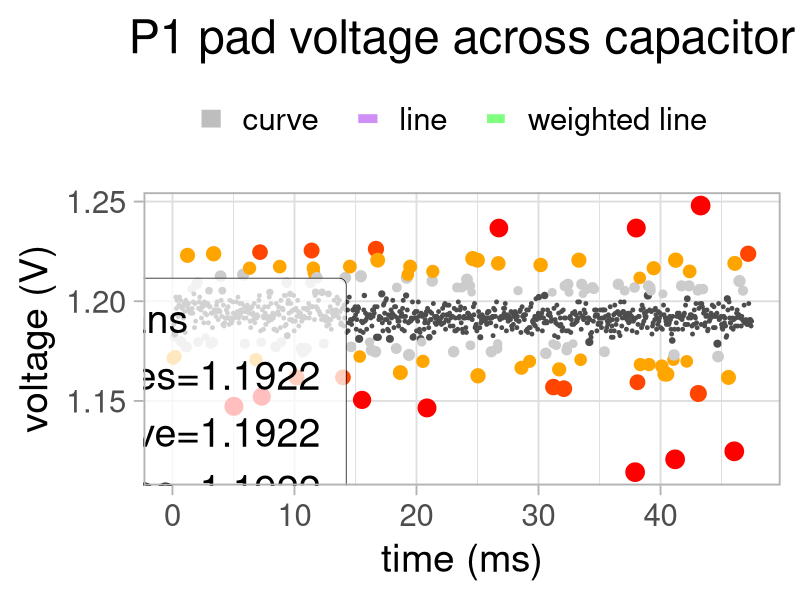
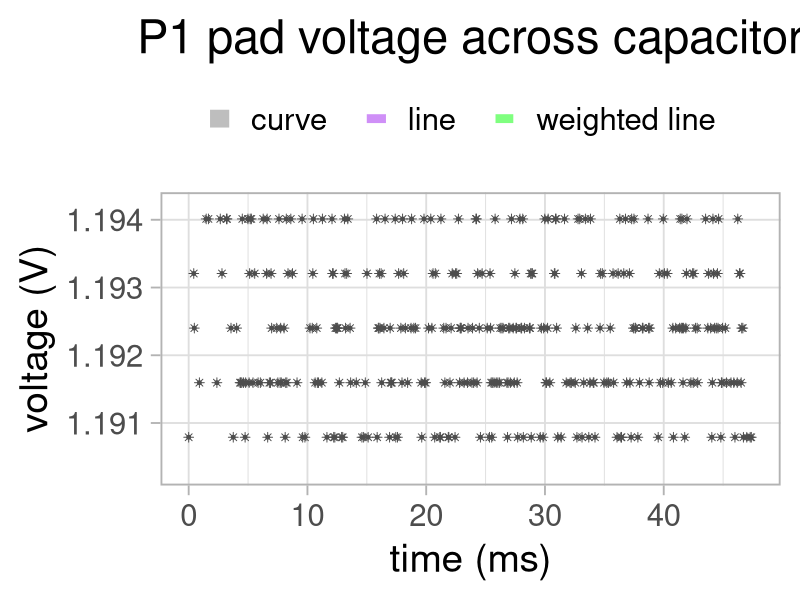
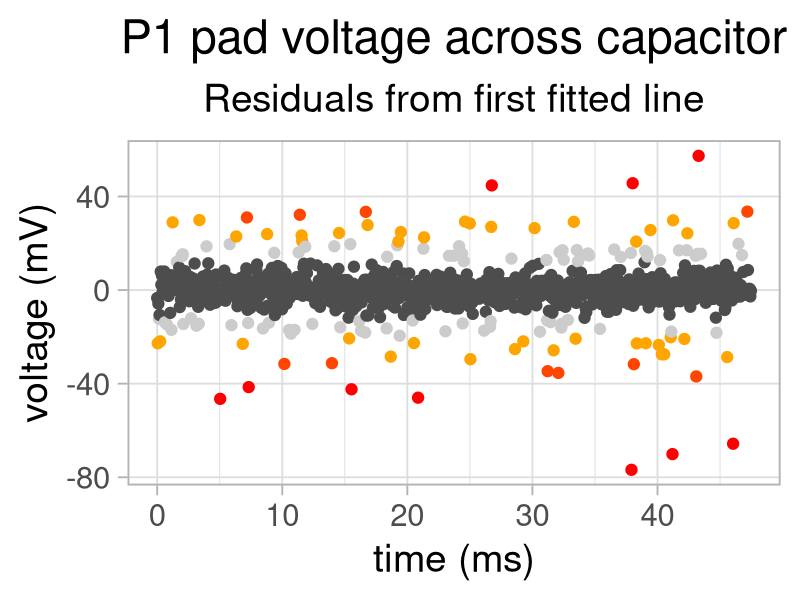
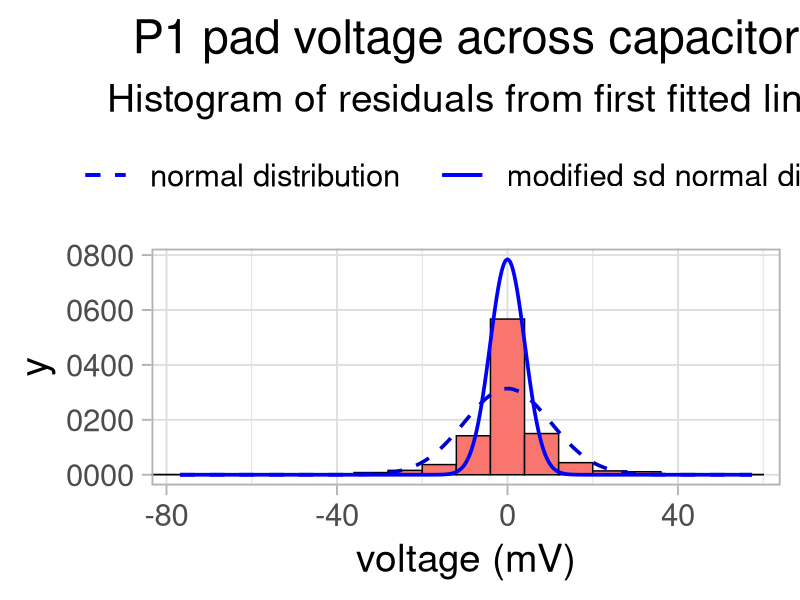
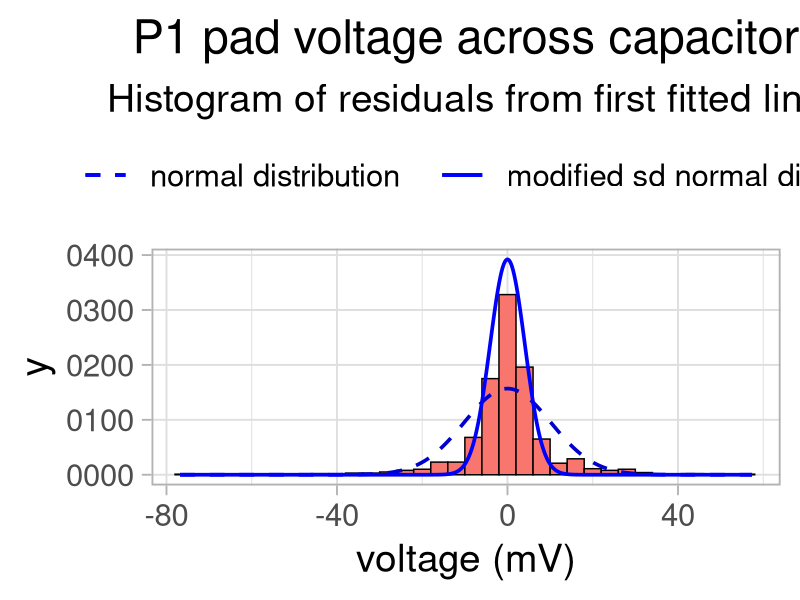
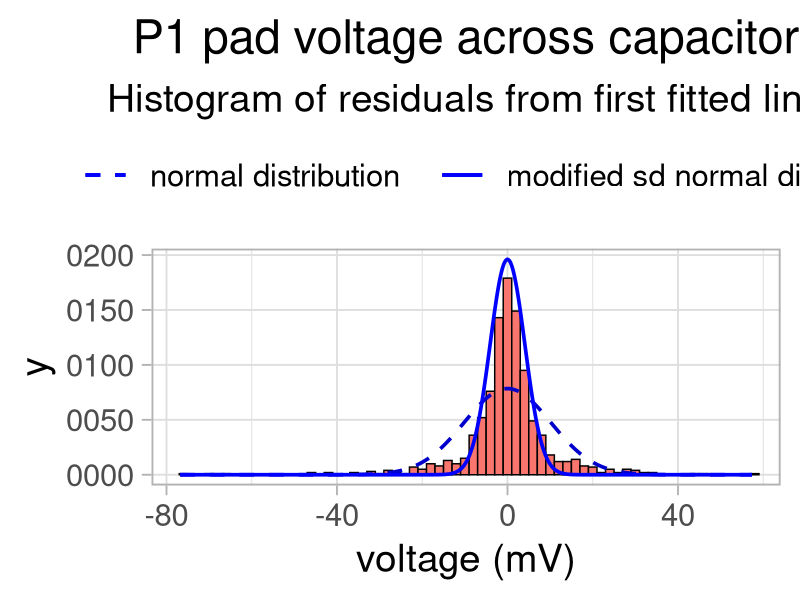
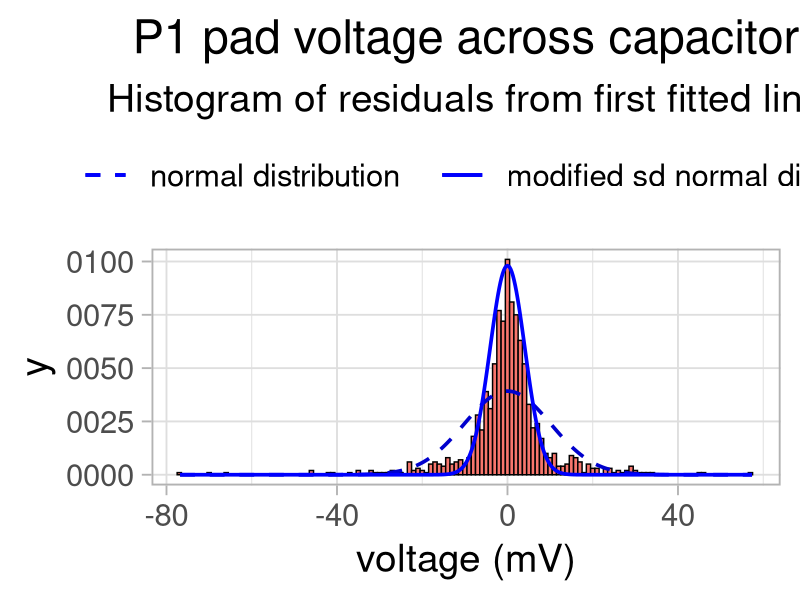
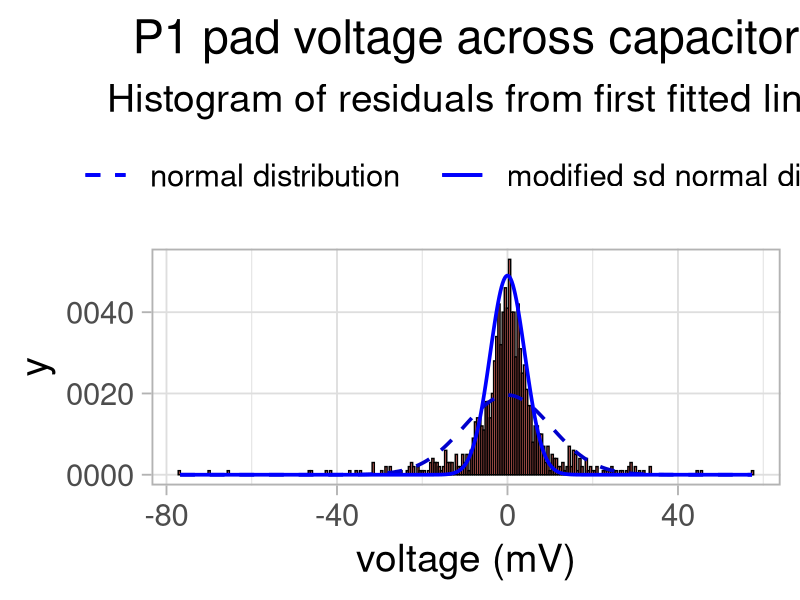

Recreate these plots in R, in order.
library('stringr')
library('ggplot2')
library('grid')
library('gridExtra')

### Plot some ADC samples from a capacitor discharge or constant
### charge/distcharge looking at curve/line fitting and distribution
### of the samples

### This could be a lot neater

### A (different) example fo what was executed
###
### >>> [pulse.send(pulses) in range(10)] ; print(mean1000samples_alt2(p1))
### [False]
### 10470.7
### >>> pulses
### array('H', [40000, 500])

### 1000 ADC values from CP 5.0.0 on a CLUE (nRF52840 12 bit) Copied in from REPL 

### samples 1 2.2uF non-continuous

samples1 <- c(
     10592, 10624, 10544, 10624, 10656, 10592, 10544, 10560, 10576, 10576,
     10544, 10544, 10640, 10640, 10592, 10480, 10560, 10608, 10592, 10352,
     10592, 10336, 10544, 10528, 10608, 10592, 10544, 10432, 10608, 10496,
     10528, 10640, 10656, 10544, 10656, 10528, 10560, 10624, 10592, 10576,
     10560, 10448, 10112, 10624, 10640, 10624, 10560, 10512, 10496, 10624,
     10512, 10512, 10624, 10752, 10480, 10544, 10544, 10560, 10784, 10480,
     10528, 10640, 10528, 10496, 10704, 10592, 10480, 10560, 10592, 10512,
     10576, 10384, 10624, 10624, 10496, 10512, 10480, 10528, 10608, 10528,
     10576, 10496, 10512, 10480, 10336, 10736, 10544, 10480, 10496, 10416,
     10624, 10544, 10544, 10576, 10576, 10560, 10528, 10528, 10512, 10560,
     10560, 10528, 10560, 10496, 10144, 10496, 10832, 10528, 10560, 10496,
     10560, 10592, 10496, 10432, 10480, 10560, 10480, 10544, 10480, 10544,
     10496, 10512, 10544, 10512, 10528, 10560, 10512, 10544, 10544, 10496,
     10512, 10496, 10368, 10480, 10528, 10480, 10496, 10560, 10496, 10544,
     10496, 10432, 10512, 10544, 10528, 10544, 10560, 10560, 10544, 10592,
     10448, 10400, 10512, 10560, 10528, 10528, 10480, 10496, 10512, 10464,
     10464, 10480, 10464, 10480, 10480, 10496, 10560, 10496, 10464, 10448,
     10448, 10528, 10496, 10496, 10464, 10480, 10560, 10496, 10496, 10640,
     10560, 10512, 10480, 10512, 10496, 10480, 10480, 10544, 10464, 10480,
     10624, 10272, 10528, 10496, 10464, 10800, 10496, 10528, 10448, 10560,
     10512, 10496, 10464, 10528, 10480, 10576, 10480, 10560, 10480, 10576,
     10480, 10512, 10608, 10448, 10496, 10480, 10512, 10752, 10480, 10480,
     10480, 10480, 10480, 10464, 10480, 10544, 10464, 10432, 10608, 10384,
     10368, 10512, 10512, 10480, 10528, 10272, 10336, 10448, 10480, 10528,
     10416, 10464, 10448, 10416, 10480, 10576, 10512, 10496, 10512, 10528,
     10464, 10432, 10464, 10512, 10432, 10544, 10432, 10448, 10480, 10448,
     10432, 10464, 10352, 10432, 10480, 10464, 10528, 10480, 10416, 10480,
     10480, 10480, 10496, 10416, 10480, 10288, 10512, 10448, 10448, 10464,
     10304, 10384, 10480, 10448, 10480, 10624, 10496, 10448, 10368, 10496,
     10560, 10464, 10528, 10336, 10416, 10496, 10416, 10416, 10496, 10432,
     10352, 10416, 10496, 10496, 10432, 10560, 10416, 10528, 10320, 10464,
     10512, 10496, 10496, 10400, 10416, 10496, 10544, 10320, 10304, 10496,
     10352, 10400, 10512, 10352, 10464, 10384, 10400, 10496, 10480, 10416,
     10464, 10512, 10528, 10352, 10448, 10416, 10416, 10480, 10496, 10560,
     10416, 10400, 10416, 10448, 10480, 10320, 10400, 10720, 10416, 10416,
     10464, 10448, 10432, 10464, 10448, 10384, 10416, 10432, 10416, 10432,
     10352, 10416, 10352, 10224, 10416, 10464, 10464, 10496, 10416, 10128,
     10432, 10720, 10480, 10416, 10448, 10416, 10464, 10368, 10432, 10480,
     10432, 10464, 10496, 10480, 10464, 10432, 10352, 10400, 10496, 10416,
     10464, 10448, 10368, 10400, 10496, 10224, 10400, 10480, 10464, 10432,
     10448, 10416, 10416, 10496, 10496, 10464, 10416, 10400, 10368, 10384,
     10432, 9968, 10192, 10416, 10400, 10480, 10512, 10480, 10432, 10432,
     10480, 10352, 10432, 10416, 10512, 10384, 10176, 10752, 10528, 10192,
     10352, 10432, 10384, 10480, 10448, 10368, 10160, 10368, 10448, 10528,
     10448, 10352, 10320, 10416, 10400, 10384, 10336, 10432, 10368, 10384,
     10432, 10432, 10448, 10352, 10384, 10416, 10496, 10496, 10496, 10256,
     10080, 10624, 10448, 10384, 10336, 10448, 10400, 10432, 10400, 10432,
     10416, 10352, 10368, 10416, 10224, 10352, 10352, 10432, 10336, 10432,
     10288, 10464, 10432, 10240, 10432, 10352, 10400, 10432, 10416, 10464,
     10288, 10432, 10464, 10352, 10416, 10384, 10416, 10432, 10448, 10448,
     10448, 10656, 10480, 10400, 10432, 10432, 10416, 10432, 10480, 10464,
     10352, 10432, 10464, 10384, 10528, 10432, 10480, 10496, 10416, 10496,
     10416, 10496, 10368, 10416, 10800, 10400, 10352, 10576, 10384, 10432,
     10448, 10448, 10448, 10432, 10496, 10416, 10496, 10320, 10384, 10480,
     10416, 10336, 10416, 10336, 10352, 10400, 10368, 10288, 9792, 10320,
     10368, 10352, 10400, 10320, 10432, 10160, 10384, 10432, 10432, 10368,
     10432, 10352, 10304, 10416, 10432, 10368, 10352, 10432, 10352, 10496,
     10352, 10384, 10464, 10432, 10400, 10400, 10416, 10336, 10432, 10224,
     10592, 10368, 10432, 10352, 10384, 10368, 10432, 10432, 10416, 10352,
     10272, 10416, 10384, 10448, 10368, 10352, 10304, 10240, 10400, 10528,
     10416, 10352, 10368, 10416, 10448, 10464, 10368, 10256, 10400, 10400,
     10352, 10368, 10432, 10352, 10432, 10448, 10368, 10336, 10352, 10432,
     10448, 10544, 10368, 10496, 10384, 10240, 10368, 10256, 10352, 10288,
     10320, 10304, 10384, 10352, 10400, 10432, 10384, 10384, 10352, 10352,
     10368, 10384, 10352, 10368, 10752, 10368, 10368, 10416, 10336, 10224,
     10400, 10400, 10432, 10416, 10496, 10432, 10432, 10384, 10304, 10336,
     10336, 10368, 10384, 10384, 10368, 10496, 10304, 10384, 10384, 10384,
     10352, 10304, 10432, 10352, 10272, 10352, 10416, 10368, 10512, 10336,
     10432, 10304, 10336, 10336, 10368, 10368, 10368, 10320, 10368, 10352,
     10400, 10304, 10352, 9968, 10352, 10288, 10272, 10368, 10320, 10464,
     10368, 10320, 10336, 10432, 10656, 10368, 10368, 10336, 10384, 10336,
     10336, 10352, 10336, 10224, 10368, 10384, 10336, 10336, 10336, 10320,
     10384, 10352, 10368, 10320, 10272, 10224, 10352, 10368, 10320, 10320,
     10352, 10304, 10352, 10352, 10224, 10352, 10288, 10288, 10416, 10352,
     10432, 10368, 10304, 10112, 10288, 10352, 10400, 10320, 10352, 10352,
     10320, 10208, 10512, 10288, 10208, 10320, 10272, 10304, 10368, 10352,
     10368, 10304, 10352, 10336, 10288, 10272, 10336, 10368, 10288, 10560,
     10240, 10320, 10464, 10432, 10304, 10288, 10304, 10256, 10304, 10320,
     10368, 10272, 10368, 10256, 10224, 10352, 10304, 10256, 10320, 10288,
     10336, 10288, 10320, 10224, 10320, 10320, 10400, 10368, 10304, 10384,
     10368, 10320, 10320, 10304, 10288, 10368, 10336, 10416, 10320, 10304,
     10336, 10288, 10304, 10352, 10352, 10304, 10256, 10352, 10240, 10288,
     10304, 10256, 10304, 10400, 10288, 10384, 10272, 10320, 10336, 10224,
     10368, 10256, 10368, 10304, 10272, 10288, 10432, 10352, 10288, 10336,
     10288, 10368, 10304, 9552, 10320, 10336, 10288, 10384, 10320, 10272,
     10320, 10368, 10256, 10368, 10336, 10368, 10288, 10352, 10352, 10288,
     10512, 10320, 10320, 10352, 10336, 10272, 10160, 10336, 10288, 10272,
     10336, 10288, 10416, 10208, 10304, 10272, 10320, 10288, 10336, 10400,
     10304, 10368, 10352, 10336, 10208, 10288, 10352, 10240, 10336, 10352,
     10288, 10288, 10288, 10288, 10352, 10272, 10272, 10224, 10176, 10224,
     10224, 10224, 10272, 10384, 10368, 10208, 10320, 10320, 10320, 10336,
     10304, 9696, 10304, 10400, 10304, 10304, 10256, 10256, 10288, 10272,
     10304, 10272, 10240, 10320, 10304, 10240, 10208, 10272, 10208, 10336,
     10320, 10320, 10224, 10208, 10224, 10320, 10288, 10256, 10208, 10320,
     10240, 10224, 10224, 10352, 10384, 10336, 10336, 10304, 10304, 10256,
     10304, 10304, 10256, 10368, 10288, 10288, 10288, 10304, 10368, 10240,
     10272, 10304, 10240, 10320, 10160, 10320, 10240, 10304, 10208, 10160,
     10320, 10256, 10224, 10288, 10224, 10224, 10256, 10304, 10208, 10240,
     10304, 10288, 10368, 10336, 10256, 10176, 10304, 10288, 10240, 10224,
     10272, 10224, 10288, 10256, 10320, 10224, 10352, 10272, 10288, 10224)


### samples2 is 0.1uF ceramic/mylar with continuous pulsing at 400kHz 55000 duty
### 

### >>> discard = [print("    ", ", ".join(map(str,sample_store_list[x:x+10])), end=",\n") for x in range(0,1000,10)]

samples2 <- c(
  23808, 23712, 23680, 23696, 23696, 23712, 23696, 23712, 23696, 23648,
  23472, 23712, 23520, 23616, 23744, 23568, 23680, 23200, 23680, 23744,
  23712, 23760, 23152, 24208, 23984, 23456, 23280, 23664, 24256, 24528,
  23664, 23600, 23696, 23616, 23712, 23712, 24128, 23680, 23744, 23584,
  23936, 23600, 23552, 23936, 23648, 23840, 24448, 22928, 23664, 23360,
  24304, 23568, 23744, 23616, 23632, 23664, 23632, 23664, 23664, 23664,
  23776, 23776, 23744, 23424, 24128, 23872, 23552, 23600, 23728, 23696,
  23712, 23520, 23536, 23872, 23584, 23664, 23936, 23632, 23744, 23344,
  23680, 23712, 23664, 23744, 23664, 23600, 23600, 23680, 23648, 23856,
  23664, 23616, 23840, 23248, 24000, 23696, 23712, 23632, 24352, 23664,
  23664, 23776, 23616, 23584, 23600, 23712, 23664, 23632, 23888, 23856,
  23472, 23568, 23600, 23744, 23664, 23728, 23664, 23728, 23584, 23600,
  23872, 23696, 23440, 23568, 23504, 23712, 24336, 23744, 23712, 23760,
  23600, 23712, 23696, 23616, 23776, 23680, 23600, 23712, 23664, 23728,
  23680, 23712, 23488, 23616, 22864, 23696, 23680, 23584, 23680, 23632,
  23808, 23776, 23552, 23664, 23680, 23744, 23680, 23664, 23488, 23760,
  23744, 23808, 23536, 23728, 23712, 23408, 23648, 23744, 23712, 23728,
  23536, 23680, 23520, 23680, 23600, 23600, 23712, 23760, 23520, 23664,
  23664, 23616, 23744, 23744, 23600, 23712, 23488, 23744, 23728, 23088,
  23616, 23600, 23664, 24400, 23664, 23936, 23776, 23472, 23872, 24112,
  23472, 23680, 23728, 23664, 23536, 23664, 23568, 23664, 23680, 23552,
  23648, 23712, 23584, 23552, 23584, 23696, 23728, 23680, 23616, 23664,
  23600, 23824, 23504, 23680, 23360, 23232, 23680, 23904, 24320, 23744,
  23664, 23664, 23728, 23648, 23648, 23680, 23648, 23664, 23616, 23696,
  23696, 23536, 23760, 23648, 23648, 23776, 23696, 23792, 23536, 23504,
  23904, 23552, 23664, 24272, 23456, 23472, 23168, 23680, 23712, 23696,
  23568, 23552, 23632, 23664, 23648, 23504, 23712, 24016, 23888, 23824,
  23744, 23632, 23664, 23696, 23680, 23744, 23664, 23600, 23744, 23456,
  23552, 23600, 23664, 23808, 23664, 23664, 23376, 23728, 23440, 23728,
  23424, 23680, 24320, 23616, 23824, 23520, 23536, 23584, 23520, 23680,
  23680, 23600, 23840, 23680, 23744, 23312, 23168, 23536, 23264, 23712,
  23712, 23648, 23120, 23664, 23584, 23664, 23600, 23520, 23696, 23696,
  22432, 23680, 23728, 23456, 23648, 23664, 23776, 23600, 23664, 23632,
  23712, 22592, 23568, 23344, 23632, 24064, 23616, 22880, 23968, 23568,
  23008, 23792, 23488, 24240, 23648, 23680, 23504, 23712, 23808, 23552,
  23776, 23600, 23456, 23408, 24352, 23040, 23744, 23552, 23760, 23680,
  23600, 23664, 23632, 23264, 23680, 23648, 23296, 23520, 23840, 23344,
  23632, 23680, 23664, 23712, 23728, 23488, 23632, 23648, 23696, 23664,
  23616, 23696, 23744, 23616, 23632, 23664, 23600, 23680, 23584, 23744,
  23504, 23824, 23600, 23632, 23536, 23680, 23712, 23376, 24096, 23600,
  23456, 23728, 23504, 23744, 23632, 23712, 23664, 23600, 23664, 23808,
  23504, 23648, 23760, 23968, 23616, 24000, 23840, 23680, 23696, 23808,
  24208, 23600, 23600, 23680, 23888, 23312, 23488, 23728, 23456, 23744,
  23648, 23696, 23648, 23680, 23728, 23552, 23680, 23536, 23808, 23632,
  23664, 23648, 23680, 23920, 23648, 23152, 23712, 23280, 23632, 23712,
  23664, 23664, 23664, 23728, 23808, 23664, 23712, 23600, 23744, 23664,
  23664, 23760, 23664, 23552, 23680, 23680, 23680, 22768, 23680, 23808,
  23600, 24272, 23600, 23344, 23680, 23968, 23584, 23664, 23536, 23552,
  23872, 23664, 23824, 23968, 24064, 23632, 23632, 23712, 23568, 23728,
  23744, 23600, 23632, 23888, 23232, 23664, 23632, 23744, 23648, 23344,
  23616, 23632, 23712, 23744, 23600, 23664, 23552, 23712, 23680, 23664,
  23664, 23680, 23696, 23760, 23760, 23552, 23744, 23600, 23488, 23376,
  23600, 24096, 23712, 23584, 23616, 23744, 23664, 23584, 23600, 23840,
  23760, 23744, 23664, 23568, 23728, 23616, 23648, 23680, 23280, 23744,
  23632, 23536, 23760, 23616, 23664, 23648, 23696, 23680, 23616, 23616,
  23488, 23648, 24112, 23200, 23648, 23840, 23520, 23712, 23600, 23552,
  23664, 23664, 23728, 23664, 23712, 23680, 23712, 23520, 23584, 23680,
  23696, 23680, 23632, 23680, 23664, 23536, 23584, 23680, 23568, 23472,
  23680, 23680, 23664, 23680, 23648, 23616, 23568, 23712, 23408, 23600,
  23696, 23712, 24080, 23552, 23152, 23728, 23680, 23824, 23696, 23664,
  23488, 23760, 23808, 23472, 23552, 23616, 23680, 23760, 23696, 23408,
  23904, 23792, 23360, 23408, 23664, 23808, 23648, 23408, 23760, 23568,
  23488, 23632, 23728, 23680, 23632, 23664, 23536, 23760, 23744, 23328,
  23744, 23552, 24448, 23536, 23488, 23840, 21808, 24176, 23696, 23424,
  23696, 23104, 23504, 23728, 23696, 23744, 23728, 23680, 23648, 23632,
  23872, 23520, 23520, 23824, 23648, 24000, 23680, 24416, 23680, 23520,
  23536, 23648, 23680, 23680, 23680, 23680, 23680, 23536, 23552, 23744,
  23600, 23632, 23536, 23792, 23680, 23680, 23664, 23744, 23472, 23648,
  23664, 23680, 23712, 24128, 23680, 23488, 23552, 23664, 23664, 23696,
  23664, 23232, 23456, 23344, 23968, 23504, 23584, 23664, 23664, 23968,
  22976, 23632, 23648, 23504, 23536, 23664, 23680, 23744, 23664, 23728,
  23664, 23520, 23536, 23792, 23792, 23680, 23600, 23392, 23616, 23664,
  24112, 23472, 23456, 23808, 23680, 23696, 23664, 23664, 23680, 23520,
  23536, 23248, 23664, 23648, 23552, 23392, 23680, 23840, 23648, 24000,
  23680, 23600, 23664, 23664, 23680, 23680, 23648, 23136, 23584, 23616,
  24000, 23936, 23648, 23728, 23728, 23536, 23536, 23600, 23712, 23728,
  23664, 23680, 23712, 23760, 23616, 23472, 23520, 23600, 23680, 23856,
  23664, 23888, 24608, 23552, 23552, 23600, 23664, 23696, 23680, 24208,
  23616, 23472, 23600, 24288, 24272, 23680, 23696, 23680, 23632, 23136,
  23696, 23616, 23568, 23696, 23680, 23648, 23616, 23712, 23744, 23216,
  23552, 23296, 23616, 23856, 23680, 23712, 23664, 23536, 23536, 23568,
  23536, 23728, 23712, 23664, 23680, 23648, 23632, 23568, 23536, 23664,
  23696, 23776, 23600, 23664, 23648, 23232, 23552, 23616, 23616, 23648,
  23552, 24336, 23632, 23680, 23328, 23536, 23344, 24144, 23648, 24096,
  23680, 23536, 23648, 23744, 23552, 23760, 23664, 23616, 23632, 23632,
  23680, 23552, 23616, 23696, 23616, 23712, 23648, 23680, 23440, 23632,
  23840, 23488, 23584, 23344, 23664, 23552, 23632, 23664, 23824, 23488,
  23584, 23712, 23680, 23648, 23664, 23616, 23712, 22336, 23616, 23632,
  23760, 23680, 23712, 23312, 23728, 23680, 23744, 23200, 23536, 23856,
  23296, 22944, 23632, 23792, 23632, 23520, 23504, 23664, 23632, 23648,
  23616, 23664, 23680, 23584, 23616, 23504, 23168, 23616, 23680, 22608,
  23664, 23632, 23632, 23552, 23568, 23680, 23616, 23680, 23680, 23664,
  23248, 23536, 23616, 23424, 23728, 23600, 23744, 23728, 23808, 23472,
  23264, 23488, 23088, 23664, 22912, 24000, 23408, 23680, 23616, 23472,
  23472, 23696, 23568, 23664, 23696, 23792, 23712, 23856, 23536, 23888,
  23536, 23920, 23568, 23792, 23600, 23680, 23648, 23664, 23536, 23664,
  23744, 23648, 23616, 23600, 23664, 23536, 23536, 23728, 23648, 23664,
  23808, 23616, 23408, 23920, 23712, 23376, 23552, 23808, 23648, 23696,
  23600, 23328, 23536, 23552, 23280, 23728, 23776, 23536, 23712, 23568,
  23600, 23264, 23488, 23680, 23664, 23600, 23712, 23680, 23616, 23648
)

### same as samples2

samples3 <- c(
  23664, 23648, 23680, 23568, 23472, 23552, 23808, 23680, 23648, 23664,
  23712, 23440, 23232, 24048, 23712, 23696, 23696, 23600, 23664, 23664,
  23664, 23808, 23568, 23536, 23744, 23312, 23840, 23680, 23712, 23664,
  23680, 23648, 23664, 23664, 23584, 23664, 23744, 23712, 23744, 23536,
  23888, 23328, 23344, 23632, 23584, 23744, 23632, 23712, 23824, 23584,
  23664, 23632, 23504, 23584, 23712, 23680, 23504, 23600, 23600, 23648,
  23408, 23360, 23680, 23648, 22080, 23664, 23600, 23712, 23664, 23680,
  23648, 23696, 23584, 23584, 23680, 23664, 23792, 23648, 22912, 23648,
  23488, 23488, 23616, 23648, 23520, 23632, 23664, 23648, 23936, 23616,
  23680, 23392, 23904, 23680, 23616, 23616, 23600, 23744, 23712, 23488,
  23600, 23872, 23936, 23664, 23936, 23712, 23760, 23504, 23712, 23568,
  23680, 23616, 23600, 23632, 23648, 23648, 23760, 23616, 23920, 23680,
  23680, 23760, 23744, 23648, 23840, 23584, 23584, 23856, 23376, 23424,
  23648, 23920, 23696, 23792, 23680, 23552, 23760, 23520, 23552, 23728,
  23680, 23712, 23680, 23632, 23696, 23696, 23568, 23712, 23616, 23696,
  23680, 23600, 23648, 23632, 23616, 23728, 24176, 23792, 23472, 24160,
  23680, 23488, 23664, 23744, 23696, 23456, 23344, 23600, 23632, 23632,
  23616, 23904, 23664, 23536, 23504, 23680, 23648, 23648, 23632, 23728,
  23696, 23632, 23520, 23392, 23664, 23744, 23680, 23648, 23664, 23744,
  23536, 23536, 22640, 23104, 23664, 23632, 23680, 23344, 23456, 23376,
  23680, 23664, 23808, 23616, 23552, 23632, 23744, 23776, 23600, 23584,
  23600, 23664, 23840, 23664, 22992, 23536, 23552, 23552, 23584, 23632,
  23584, 23712, 23520, 23792, 23712, 23712, 23584, 23296, 23776, 23616,
  23280, 23664, 23568, 23696, 23648, 23552, 23680, 23680, 23648, 24192,
  24352, 23776, 23664, 23584, 23792, 23632, 23600, 23680, 23680, 23824,
  23712, 23552, 23744, 23728, 23536, 23200, 23616, 23728, 23504, 23536,
  23648, 23808, 23552, 23680, 23696, 23648, 23168, 23568, 23744, 23600,
  23648, 23632, 23616, 23584, 24272, 23584, 23616, 23696, 23568, 23680,
  23840, 23744, 23632, 24240, 23616, 23776, 23568, 23680, 23744, 23648,
  23648, 23648, 23680, 23680, 23696, 23712, 23696, 23568, 23728, 23648,
  23616, 23728, 23888, 23616, 23696, 23936, 23616, 24064, 23648, 23536,
  23504, 23648, 23584, 23648, 23616, 23648, 23680, 23936, 23584, 23680,
  23568, 24368, 23504, 23664, 23488, 24000, 23904, 23536, 23552, 23696,
  23312, 23584, 23744, 23600, 23696, 23648, 23552, 23584, 23680, 23536,
  23696, 23648, 23552, 23728, 23536, 23616, 23664, 23872, 23600, 24080,
  23200, 23936, 23360, 23536, 23616, 23776, 23696, 23632, 23632, 23680,
  23648, 23680, 23712, 23152, 23280, 23632, 23568, 23504, 23664, 23680,
  23712, 23632, 23568, 23664, 23568, 23664, 23632, 23664, 23680, 23616,
  23664, 23344, 23552, 23232, 23504, 23680, 23600, 23664, 23552, 23520,
  23552, 23600, 23072, 23712, 23648, 23648, 23744, 23536, 23712, 23568,
  23888, 23744, 23552, 24176, 23808, 23952, 22544, 23440, 23680, 23616,
  23712, 22880, 23680, 23248, 23744, 23520, 23632, 23632, 23664, 23680,
  23600, 23664, 23760, 23584, 23488, 24304, 22896, 23744, 23632, 23680,
  23680, 23648, 23696, 23744, 23856, 23568, 23600, 23648, 23632, 23648,
  23744, 23600, 23792, 24000, 23488, 23616, 23680, 23632, 23952, 23648,
  23472, 23776, 23552, 23632, 23696, 23664, 23552, 23648, 23680, 23680,
  23520, 23648, 23696, 23648, 23664, 23616, 23680, 23584, 23536, 23664,
  23552, 23728, 23664, 23856, 23616, 23744, 23664, 23568, 23664, 23712,
  23808, 23712, 23600, 23712, 23504, 23280, 23920, 23712, 23616, 23680,
  23696, 23296, 23504, 23456, 23568, 23568, 23552, 23664, 23600, 23632,
  23600, 23648, 23776, 23536, 23440, 23536, 23680, 23744, 23648, 23760,
  23680, 23744, 23520, 23648, 23632, 23680, 23744, 23680, 23600, 23760,
  24240, 23568, 23280, 23728, 23712, 23680, 23648, 23728, 23696, 23616,
  23664, 23632, 23680, 23328, 23712, 23840, 23872, 23200, 23728, 23632,
  23664, 23680, 24416, 23520, 23664, 23712, 23696, 23536, 23664, 23888,
  23632, 23072, 23696, 23376, 23712, 23648, 23424, 23552, 23744, 23664,
  23616, 23680, 23600, 23664, 23680, 23584, 23632, 23632, 23872, 23632,
  24192, 23632, 23680, 23472, 23728, 23664, 23552, 23680, 23712, 23680,
  23648, 23664, 23552, 23536, 23152, 23520, 23600, 23600, 23696, 23584,
  23472, 23776, 23280, 24048, 23568, 23584, 23616, 23680, 23680, 23728,
  23552, 23536, 23728, 23680, 23600, 23648, 23600, 23568, 23392, 23648,
  23536, 23776, 23616, 23552, 23648, 23584, 23680, 23648, 23536, 23728,
  23584, 23616, 23696, 23744, 23600, 23536, 23280, 23968, 23552, 23104,
  23632, 23840, 23728, 23600, 23680, 23664, 23488, 24112, 23680, 23776,
  23680, 23600, 23792, 23728, 23728, 23504, 23296, 23648, 23696, 23616,
  23680, 23648, 23568, 23664, 23712, 23552, 23536, 23648, 23632, 23696,
  23840, 23536, 23744, 23472, 23552, 23680, 23568, 23600, 23648, 23616,
  23776, 23664, 23488, 23712, 23664, 23648, 23808, 23680, 23952, 23680,
  23696, 23616, 23856, 23664, 23200, 23760, 23568, 23728, 23664, 23616,
  23648, 23664, 23648, 23808, 23904, 23184, 23760, 23632, 23584, 23056,
  23712, 23632, 23632, 23616, 23648, 23696, 23488, 23344, 23680, 23600,
  23984, 23680, 23616, 23712, 23472, 23616, 23712, 23680, 23600, 23616,
  23680, 23664, 23872, 23344, 23664, 23680, 23552, 23664, 23920, 23712,
  23680, 23616, 23680, 23664, 22496, 23760, 23632, 23776, 24448, 23648,
  23648, 23664, 23488, 23744, 23472, 23728, 23600, 23680, 23600, 23600,
  23936, 23936, 23552, 23712, 23568, 23600, 23600, 23600, 23648, 23664,
  23552, 23808, 23680, 23680, 23504, 23632, 23744, 23600, 23664, 23808,
  23984, 23488, 23600, 23680, 23728, 23664, 23648, 23664, 23888, 23504,
  23632, 23664, 23664, 23744, 23680, 23712, 23648, 23616, 23360, 23744,
  23520, 23600, 23872, 24016, 23664, 24000, 23632, 23648, 23088, 23600,
  23744, 23696, 23504, 23712, 23664, 23648, 23680, 23296, 23664, 23680,
  23552, 23360, 23328, 23520, 23040, 23584, 23712, 23680, 23568, 23648,
  22960, 23248, 23632, 23632, 23680, 24016, 23312, 23728, 23600, 23728,
  23440, 23632, 23648, 23552, 23728, 23568, 23472, 23616, 23760, 23264,
  23888, 23872, 23568, 23648, 23872, 23632, 23712, 23504, 23648, 24000,
  23008, 23920, 23712, 23552, 23680, 23616, 23664, 23536, 23680, 23504,
  23584, 23600, 23744, 23552, 23488, 23600, 23632, 23680, 23776, 23600,
  23792, 23584, 23552, 23600, 23680, 23712, 23568, 23744, 23664, 23504,
  23472, 23808, 23808, 23552, 23584, 23648, 23648, 23584, 23568, 23696,
  23456, 23552, 23792, 23600, 23040, 23440, 23744, 24176, 23536, 23680,
  23600, 23568, 23616, 23616, 23792, 23696, 23648, 23632, 23552, 23792,
  23856, 23616, 23664, 23216, 23536, 23616, 23472, 23696, 23008, 23728,
  23696, 23552, 23744, 23600, 23536, 24032, 23664, 23056, 23824, 23696,
  23600, 23872, 23728, 23312, 23584, 23680, 23680, 23552, 24176, 23648,
  24064, 23664, 23488, 23616, 23680, 23664, 23648, 23584, 23744, 23632,
  23648, 23584, 23600, 23568, 23616, 23728, 23744, 23648, 23712, 23616,
  23600, 23824, 23632, 23616, 23616, 23680, 23568, 23664, 23552, 23024,
  23760, 24144, 23616, 23680, 23440, 23616, 23360, 23136, 23680, 23648,
  23536, 23568, 23680, 24080, 23840, 23680, 23632, 23536, 23616, 23648,
  23664, 23680, 23648, 23680, 23488, 23488, 23552, 23632, 23600, 23584
)

samples4 <- c(
  23648, 23264, 23600, 23472, 23504, 23280, 23872, 23760, 23840, 23696,
  23680, 23792, 23872, 23440, 23840, 23776, 23424, 23760, 23776, 23664,
  23808, 23728, 23520, 23840, 23376, 23792, 24288, 23760, 23808, 23728,
  23744, 23712, 23728, 23952, 23760, 23712, 23824, 23904, 23568, 23808,
  23632, 24000, 24000, 24016, 23424, 23760, 23824, 23872, 23760, 23744,
  23664, 23792, 23776, 23808, 23616, 23824, 23712, 23472, 23792, 23696,
  23808, 23808, 23616, 23936, 23776, 23776, 23408, 23712, 23712, 23568,
  23424, 24304, 23744, 23728, 23744, 23680, 23792, 23824, 23728, 23648,
  23744, 23728, 23728, 24080, 23840, 23680, 23936, 23600, 23792, 23584,
  23616, 23664, 23664, 23744, 23664, 23712, 23776, 23664, 23600, 23840,
  23648, 23664, 23616, 23632, 23824, 23712, 22784, 23664, 23696, 23712,
  23824, 23712, 23728, 23872, 23664, 23616, 23808, 23696, 23744, 23728,
  23808, 23728, 24096, 23664, 23776, 23408, 23728, 23664, 23728, 23792,
  23760, 23744, 23712, 24160, 23632, 23568, 23760, 23776, 23696, 23712,
  23648, 23808, 23616, 23664, 23248, 23664, 23696, 23680, 23776, 23840,
  23888, 24320, 23536, 23424, 22880, 23744, 23680, 23552, 23664, 23776,
  23712, 23600, 23664, 23680, 23664, 23776, 23632, 23872, 23920, 23680,
  23808, 23648, 23664, 23712, 23664, 23552, 23696, 23552, 23376, 23808,
  23536, 23712, 23728, 23776, 23696, 24176, 23568, 23840, 23424, 23760,
  23760, 23744, 23664, 23888, 23584, 23888, 23600, 24016, 23488, 23808,
  23840, 23712, 23648, 23904, 23808, 23728, 23648, 23632, 23744, 23888,
  23536, 23744, 23632, 23760, 23072, 23680, 23840, 23728, 23584, 23680,
  23696, 23712, 23360, 23632, 23664, 23328, 23760, 23680, 23664, 23760,
  23664, 23360, 23744, 23760, 23760, 23808, 23664, 23712, 24016, 23776,
  24336, 23776, 23776, 24160, 24112, 23648, 23888, 23920, 23776, 24064,
  23760, 23744, 23840, 23728, 23712, 23696, 23696, 23648, 23920, 23648,
  23680, 23408, 23680, 23680, 23680, 23632, 23584, 23664, 23728, 23904,
  23600, 23648, 23776, 23648, 23552, 23744, 23712, 23696, 23680, 23840,
  23696, 23744, 23712, 23744, 23872, 23808, 23680, 23664, 23840, 23728,
  23600, 23616, 23600, 23760, 23072, 23584, 23792, 23664, 24064, 23744,
  23520, 23824, 23744, 23536, 23616, 23872, 24176, 23648, 23376, 23600,
  23648, 23744, 23744, 23664, 23760, 23776, 23696, 23552, 23648, 23728,
  23776, 23760, 23456, 23280, 23536, 24080, 23632, 22848, 23616, 23520,
  23744, 23888, 23632, 23712, 23648, 23552, 23680, 23680, 23696, 23680,
  23424, 23696, 23664, 23344, 23584, 23744, 23680, 23744, 23712, 23776,
  23328, 24352, 23472, 23776, 24240, 23472, 23648, 23680, 23664, 23664,
  23664, 23904, 23616, 23536, 23792, 23808, 23712, 23648, 23840, 23856,
  23648, 23552, 23696, 23536, 23616, 23456, 23680, 23744, 23664, 23712,
  23840, 23696, 23568, 23776, 23680, 23776, 23360, 23968, 23664, 23632,
  23584, 23632, 23728, 23120, 23680, 23712, 23552, 23760, 23840, 23680,
  23536, 23632, 23680, 23888, 24064, 23744, 24096, 23616, 23296, 23632,
  24176, 23632, 23664, 23648, 23824, 23472, 23488, 23712, 23664, 23728,
  23664, 23536, 23728, 23632, 23824, 23680, 23552, 23520, 23456, 23712,
  23424, 23680, 23232, 23696, 23552, 23616, 23648, 23696, 23728, 22768,
  23760, 23616, 23568, 23472, 23728, 23648, 23648, 23712, 24032, 24128,
  23808, 23520, 23680, 23616, 23664, 23600, 23680, 23616, 23632, 23728,
  23648, 23648, 23616, 23664, 23600, 23680, 23760, 23696, 23616, 23792,
  23808, 23552, 23648, 23696, 23792, 23696, 23632, 23792, 23712, 23584,
  23664, 23680, 23680, 23680, 23584, 23328, 23760, 23536, 23664, 23536,
  23744, 23968, 23552, 23824, 23664, 23680, 23744, 23776, 23616, 23968,
  23552, 23520, 23664, 23680, 23760, 23664, 23568, 23520, 24048, 23712,
  23712, 23664, 23696, 23984, 23392, 23680, 23920, 23648, 24256, 23776,
  23696, 23808, 23568, 23584, 23600, 23536, 24240, 23088, 23728, 23680,
  23568, 23472, 23616, 23648, 23696, 23680, 23664, 23648, 23664, 23632,
  23632, 23664, 23600, 23712, 23728, 23664, 23728, 23616, 23664, 23616,
  23328, 23664, 23680, 23488, 23760, 23680, 23744, 23680, 23584, 23824,
  23360, 23408, 24208, 24560, 23664, 23648, 23664, 23680, 23568, 23680,
  23664, 23760, 23712, 23760, 23808, 23680, 23536, 23664, 23696, 23632,
  23680, 23680, 23664, 23648, 23728, 23584, 23552, 23712, 23600, 23680,
  23680, 23728, 23712, 23648, 23568, 23680, 23936, 23632, 23632, 23728,
  23744, 23520, 23168, 23776, 23680, 23680, 23696, 23648, 23696, 23696,
  23536, 23744, 23552, 23520, 23744, 23568, 23232, 23568, 23776, 23808,
  23504, 23632, 23616, 23648, 23600, 23680, 23584, 23856, 23648, 23680,
  23552, 23712, 23872, 23664, 23664, 24192, 23680, 23712, 23536, 23744,
  23664, 23616, 23888, 23616, 23312, 23632, 23616, 23744, 23696, 23696,
  23712, 23712, 23680, 23632, 23648, 23920, 23408, 22976, 23760, 23488,
  23648, 23616, 23392, 23792, 23600, 23472, 23712, 23152, 23584, 23664,
  23600, 23728, 23536, 23568, 23744, 22960, 23664, 23984, 23664, 23536,
  23344, 23376, 24000, 23536, 23920, 23664, 23680, 23520, 23648, 23600,
  23712, 23408, 23600, 23712, 23728, 23616, 23696, 23648, 23632, 23824,
  23664, 24240, 23824, 23712, 23248, 23552, 24000, 23680, 23904, 23648,
  23744, 23664, 23712, 23808, 23952, 23616, 23616, 23664, 23664, 23424,
  23648, 23504, 23472, 23520, 23968, 23968, 23632, 23952, 23744, 23680,
  23696, 23744, 23536, 23696, 23600, 23616, 23664, 23600, 23744, 23616,
  23568, 23664, 23744, 23744, 23664, 23328, 23744, 23680, 23536, 23568,
  23632, 23600, 23696, 23664, 23632, 23776, 23536, 23472, 23584, 23648,
  23472, 23696, 23536, 23792, 23712, 23600, 23648, 23648, 23728, 24000,
  23520, 23696, 23488, 23824, 23712, 23584, 23664, 23728, 23728, 23824,
  23936, 23696, 23664, 23552, 23648, 23712, 23632, 23616, 23680, 23712,
  23632, 23680, 23680, 23536, 23744, 23632, 23648, 23968, 22128, 23664,
  24560, 23520, 23024, 23600, 23680, 23680, 24064, 23200, 23744, 23568,
  23792, 23600, 23760, 23632, 23712, 23680, 23664, 23680, 23728, 23568,
  23888, 23984, 23200, 23744, 23968, 23936, 23728, 23504, 23584, 23616,
  24160, 23744, 23648, 23760, 23696, 23552, 23664, 23600, 23728, 23632,
  23664, 23712, 23568, 23696, 23184, 23552, 23904, 23792, 23696, 23104,
  23664, 23632, 23600, 23104, 23744, 23664, 23600, 23616, 23680, 23648,
  23552, 23504, 23440, 23680, 23248, 23296, 23552, 22256, 24240, 23616,
  23680, 23712, 23552, 23680, 23712, 23680, 23664, 23680, 23984, 23648,
  23552, 23680, 23696, 23712, 23600, 23792, 23600, 23232, 23856, 23600,
  23664, 23984, 24128, 23696, 23664, 23696, 23584, 23504, 23680, 23600,
  23744, 23680, 23664, 23808, 23616, 23568, 23936, 22912, 23760, 23952,
  23808, 24784, 23600, 23808, 23776, 23952, 23712, 23744, 23584, 23616,
  23680, 23696, 23744, 23536, 23552, 23680, 23632, 23648, 23664, 23712,
  23696, 23792, 23680, 23568, 23776, 23680, 23568, 23696, 23680, 23712,
  23408, 23280, 23808, 23648, 23664, 23664, 23680, 23600, 23568, 23552,
  23776, 23680, 23616, 23664, 23584, 23472, 23488, 23856, 23744, 23072,
  23824, 23664, 23616, 23616, 23568, 23760, 23664, 23552, 23648, 22336,
  24208, 23584, 23664, 23712, 23744, 23584, 23696, 23696, 24032, 23664,
  23680, 23584, 23680, 23648, 23936, 23632, 23792, 23616, 23616, 23648,
  23632, 23600, 23600, 24304, 23808, 23648, 23600, 23648, 23584, 23632
)


#############################################

dataname <- "sample4"

ref_voltage <- 3.3

sample_period <- 47.469 * 1e-3
#notes_pos_x <- 10 * 1e-3
notes_pos_x <- sample_period * 15/50


#rc_value <- 1e6 * 2.2 * 1e-6
rc_value <- 1e6 * 0.1 * 1e-6

delay <- 0.005

#conditions <- "during slow capacitor discharge"
conditions <- "across capacitor"
samples_df <- data.frame(voltage=samples4*ref_voltage/65535.0,
                         time=seq(0.0, sample_period,
                                  length.out=length(samples4)))


model_exp <- nls(voltage ~ I(a * exp((-time - delay) / b)),
                             data=samples_df, start=list(a=samples_df$voltage[1],
                                                         b=rc_value))

model_poly1_pass1 <- nls(voltage ~ I(a * time + b),
                         data=samples_df,
                         start=list(a=0, b=ref_voltage/2))

samples_df$res_poly1_pass1 <- residuals(model_poly1_pass1)

### There's a handful around 50ms out
outlier_s <- 0.050

### Calculate some weights to reduce effect of outliers on nls (s for squares)
### take the distance away from the outlier_s based on first fitted line
### and cap that, scale to 4.99 then cap those values at 4.0
samples_df$w1 <- pmin((outlier_s - pmin(outlier_s,
                                        abs(samples_df$res_poly1_pass1))) * 4.99/outlier_s,
                      4.0)

model_poly1_pass2 <- nls(voltage ~ I(a * time + b),
                         data=samples_df,
                         weights=samples_df$w1,
                         start=list(a=0, b=ref_voltage/2))


### plot graph with points, curve, both lines.


### plot same graph and zoom in on vertical

### TODO - colours are terrible
### yellow points are barely visible
### TODO clean-up legend
### TODO add annotation bottom left with
###    mean, mean(fitted exp()), mean(fitted line), mean(fitted line (weighted))

### Do i care about Q-Q?

###
mean_v = mean(samples_df$voltage)
mean_curve_v = mean(predict(model_exp, list(x=samples_df$time)))
mean_line_v = mean(predict(model_poly1_pass1, list(x=samples_df$time)))
mean_weighted_v = mean(predict(model_poly1_pass2, list(x=samples_df$time)))

### Hacky but I want to use geom_label
max_v = max(samples_df$voltage)
min_v = min(samples_df$voltage)
NApadding = rep(NA, dim(samples_df)[1] - 1)
samples_df$label_x <- c(notes_pos_x, NApadding)
samples_df$label_y <- c(min_v + (max_v - min_v) * 0.15, NApadding)
samples_df$label <- c(sprintf("means            \n samples=%.4f\ncurve=%.4f\nline=%.4f\n  weighted line=%.4f",
                              mean_v, mean_curve_v, mean_line_v, mean_weighted_v),
                      NApadding)

g1 <- ggplot(samples_df, aes(x=time)) +
  ggtitle(paste("P1 pad voltage", conditions)) +
  theme_light(base_size=28) +
  theme(plot.title=element_text(hjust=0.5, size=34),
        legend.position="top", legend.title=element_blank(),
        legend.spacing.x = unit(0.5, 'char'),
        panel.grid.minor.y=element_blank()) +
  scale_x_continuous(labels=function(x) { x * 1000.0 }) +
  labs(x="time (ms)", y="voltage (V)") +
  geom_point(aes(y=voltage,
                 color=cut(samples_df$w1, c(-1, 1, 2, 3, 3.8, 4)),
                 size=5.5 - samples_df$w1)) +
  geom_line(aes(y=predict(model_exp, list(x=time)), color="curve"),
            lwd=6) +
  geom_line(aes(y=predict(model_poly1_pass1, list(x=time)), color="line"),
            linetype="dashed", lwd=3, alpha=0.5) +
  geom_line(aes(y=predict(model_poly1_pass2, list(x=time)), color="weighted"),
            linetype="twodash", lwd=3, alpha=0.5) +
  guides(size=FALSE, linetype=FALSE) +
  scale_color_manual(values=c("(-1,1]" ="red",
                              "(1,2]" = "orangered",
                              "(2,3]" = "orange",
                              "(3,3.8]" = "gray80",
                              "(3.8,4]" = "gray30",
                              
                              "curve" = "grey",
                              "line" = "purple",
                              "weighted" = "green"
                              ),
                     labels=c("curve" = "curve  ", 
                              "line" = "line  ",
                              "weighted" = "weighted line  "),
                     breaks=c("curve", "line", "weighted")) +
  geom_label(aes(y=label_y, x=label_x, label=label),
             hjust=1, size=10, fill="white",
             label.padding = unit(0.65, "char"),
             alpha=0.75
             )


# this shows the line a bit more clearly - also shows the discrete nature of samples
headroom <- 0.000  ### 0mV
g2 <- g1 +
  geom_point(aes(y=voltage,
                 color=cut(samples_df$w1, c(-1, 1, 2, 3, 3.8, 4))),
             size=2, shape=8) +
  coord_cartesian(ylim=c(min(predict(model_poly1_pass1, list(x=samples_df$time)),
                                      predict(model_poly1_pass2, list(x=samples_df$time))
                                      ) - headroom,
                                  max(predict(model_poly1_pass1, list(x=samples_df$time)),
                                      predict(model_poly1_pass2, list(x=samples_df$time))
                                      ) + headroom))
  

st <- shapiro.test(samples_df$res_poly1_pass1)

g3 <-  ggplot(samples_df, aes(x=time)) +
  ggtitle(paste("P1 pad voltage", conditions),
          subtitle="Residuals from first fitted line"
          ) +
  theme_light(base_size=28) +
  theme(plot.title=element_text(hjust=0.5, size=34),
        plot.subtitle=element_text(hjust=0.5, size=28),
        legend.position="top", legend.title=element_blank(),
        legend.spacing.x = unit(0.5, 'char'),
        panel.grid.minor.y=element_blank()) +
  scale_x_continuous(labels=function(x) { x * 1000.0 }) +
  labs(x="time (ms)", y="voltage (mV)") +
  geom_point(aes(y=res_poly1_pass1*1000,
                 color=cut(samples_df$w1, c(-1, 1, 2, 3, 3.8, 4))),
             size=3.5) +
#  guides(size=FALSE, linetype=FALSE) +
  scale_color_manual(values=c("(-1,1]" ="red",
                              "(1,2]" = "orangered",
                              "(2,3]" = "orange",
                              "(3,3.8]" = "gray80",
                              "(3.8,4]" = "gray30",
                              
                              "curve" = "grey",
                              "line" = "purple",
                              "weighted" = "green"
  ),
  labels=c("curve" = "curve  ", 
           "line" = "line  ",
           "weighted" = "weighted line  "),
  breaks=c("curve", "line", "weighted"))


### The joys of working around dynamic scoping for binw
### there's probably a more elegant way of doing this
mkdnorm <- function(binw, hfactor, sdfactor, meanoffset) {
  l_binw <- binw
  l_hfactor <- hfactor
  l_sdfactor <- sdfactor
  l_meanoffset <- meanoffset
  return (function(x) {
    dnorm(x,
          mean = mean(samples_df$res_poly1_pass1 * 1000) + l_meanoffset,
          sd = sd(samples_df$res_poly1_pass1 * 1000) * l_sdfactor) *
      l_binw * dim(samples_df)[1] * l_hfactor })
}

### Histogram time - do several to give option to animate them
### Fixing the x width makes a lot more sense for animation comparison
### but letting the y axis auto-range works well
binwidthds_mv = c(8, 4, 2, 1, 0.5)
ghists <- vector("list", length(binwidthds_mv))
idx <- 1
for (binw in binwidthds_mv) {
  lfunc <- mkdnorm(binw, 1, 1, 0)
  lfunc_s2h2 <- mkdnorm(binw, 1.0, 0.4, 0)  ### 0.4 looks better on central part
  gh <- ggplot(samples_df, aes(x=time)) +
    ggtitle(paste("P1 pad voltage", conditions),
            subtitle="Histogram of residuals from first fitted line"
    ) +
    theme_light(base_size=28) +
    theme(plot.title=element_text(hjust=0.5, size=34),
          plot.subtitle=element_text(hjust=0.5, size=28),
          legend.position="top", legend.title=element_blank(),
          legend.spacing.x = unit(0.5, "char"),
          panel.grid.minor.y=element_blank()) +
    theme(legend.key.width = unit(3,"char")) +
    geom_histogram(aes(res_poly1_pass1*1000, fill="line"),
                   color="black",
                   binwidth=binw) +
    guides(fill=FALSE) + 
    scale_y_continuous(labels=function(x) { print(x) ; sprintf("%04d", x) } ) +
    labs(x="voltage (mV)") +
    ### n is usually 101 which looks poor on the modified normal
    stat_function(aes(linetype="norm"),
                  fun=lfunc, color="blue3", n=301, lwd=1.25, show.legend=TRUE) +
    stat_function(aes(linetype="modnorm"),
                  fun=lfunc_s2h2, color="blue", n=501, lwd=1.25, show.legend=TRUE) +
    scale_linetype_manual(values=c("norm" = "dashed", 
                                   "modnorm" = "solid"),
                          labels=c("norm" = "normal distribution  ",
                                   "modnorm" = "modified sd normal dist.  "),
                          breaks=c("norm", "modnorm")) +
    coord_cartesian(xlim=c(min(samples_df$res_poly1_pass1)*1000,
                           max(samples_df$res_poly1_pass1)*1000))
  ghists[[idx]] <- gh
  idx <- idx + 1
}

binw <- 30

samples_df$wslabel_x <- c(3, NApadding)
min_res <- min(samples_df$res_poly1_pass1)
max_res <- max(samples_df$res_poly1_pass1)
samples_df$wslabel_y <- c(min_res + (max_res - min_res) * 0.15, NApadding) * 1000.0
samples_df$wslabel <- c(sprintf("  %s\n  W=%.3f\n  p-value=%.4e",
                              st$method, st$statistic, st$p.value),
                        NApadding)

g5 <- ggplot(samples_df, aes(sample = res_poly1_pass1*1000, color="line")) +
  ggtitle(paste("P1 pad voltage", conditions),
          subtitle="Q-Q of fitted line residuals vs normal distribution"
  ) +
  theme_light(base_size=28) +
  theme(plot.title=element_text(hjust=0.5, size=34),
        plot.subtitle=element_text(hjust=0.5, size=28),
        legend.position="top", legend.title=element_blank(),
        legend.spacing.x = unit(0.5, 'char'),
        panel.grid.minor.y=element_blank()) +
  stat_qq(shape=21, size=4, show.legend=FALSE) +
  stat_qq(shape=21, size=5, color="black", show.legend=FALSE) +
  stat_qq_line(lwd=2, show.legend=FALSE) +
  geom_label(aes(y=wslabel_y, x=wslabel_x, label=wslabel),
             hjust=1, size=10, color="black", fill="white",
             label.padding = unit(0.65, "char"),
             alpha=0.8
             )

### pp plot based on tips on
### https://homepage.divms.uiowa.edu/~luke/classes/STAT4580/qqpp.html
### Feels like i should clip the abline but probably needs use of segment
m <- mean(samples_df$res_poly1_pass1)
s <- sd(samples_df$res_poly1_pass1)
n <- nrow(samples_df)
p <- (1 : n) / n - 0.5 / n

g6 <- ggplot(samples_df) +
  ggtitle(paste("P1 pad voltage", conditions),
          subtitle="P-P of fitted line residuals vs normal distribution"
  ) +
  theme_light(base_size=28) +
  theme(plot.title=element_text(hjust=0.5, size=34),
        plot.subtitle=element_text(hjust=0.5, size=28),
        legend.position="top", legend.title=element_blank(),
        legend.spacing.x = unit(0.5, 'char'),
        panel.grid.minor.y=element_blank()) +
  labs(x="theoretical cumulative distribution (normal)", y="cumulative distribution of samples") +
  geom_point(aes(x=p, y=pnorm(sort(res_poly1_pass1), m, s))) +
  geom_abline(aes(color="aline", slope=1, intercept=0), lwd=2, show.legend=FALSE) 

#g1


filebase <- paste0(dataname, "-")

filename <- "samples-fitted-lines"
### Save as 1600x1200 (4:3) png
ggsave(paste(filebase, filename, ".png", sep=""),
       g1,
       dpi=100, height=12, width=16, units="in")


filename <- "samples-fitted-lines-zoom"
### Save as 1600x1200 (4:3) png
ggsave(paste(filebase, filename, ".png", sep=""),
       g2,
       dpi=100, height=12, width=16, units="in")


filename <- "fitted-line-residuals"
### Save as 1600x1200 (4:3) png
ggsave(paste(filebase, filename, ".png", sep=""),
       g3,
       dpi=100, height=12, width=16, units="in")


idx <- 1
for (bins in binwidthds_mv) {
  filename <- sprintf("fitted-line-residuals-histogram-%03d", idx)
  ### Save as 1600x1200 (4:3) png
  ggsave(paste(filebase, filename, ".png", sep=""),
         ghists[[idx]],
         dpi=100, height=12, width=16, units="in")
  idx <- idx + 1
}


filename <- "fitted-line-residuals-qq"
### Save as 1600x1200 (4:3) png
ggsave(paste(filebase, filename, ".png", sep=""),
       g5,
       dpi=100, height=12, width=16, units="in")


filename <- "fitted-line-residuals-pp"
### Save as 1600x1200 (4:3) png
ggsave(paste(filebase, filename, ".png", sep=""),
       g6,
       dpi=100, height=12, width=16, units="in")
